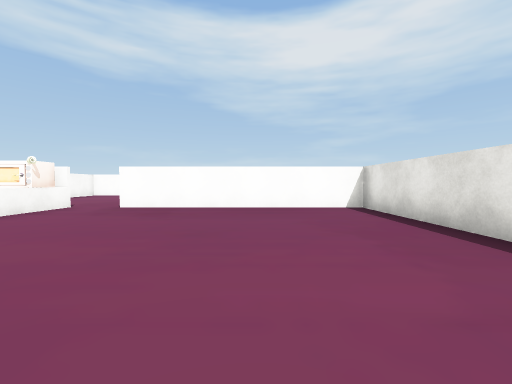
[1] (above)

17 first-person views from a walk through a 3-D level made in the Unity game engine. The camera is 1.2 m above the floor, tilts 2° down and sees 90° across. Doors are open. The floor is counted in squares, 2 m on a side. Each view is taken from the middle of a square. On the plan, view 1 faces up. The plan holds only what a view shows up to about 9 squares ahead; the rest is blank. The place goes on beyond the plan. The player character is not drawn. Some surface patterns are stand-ins.

[2]
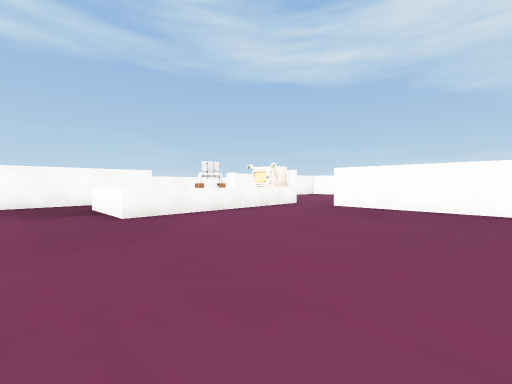

[3]
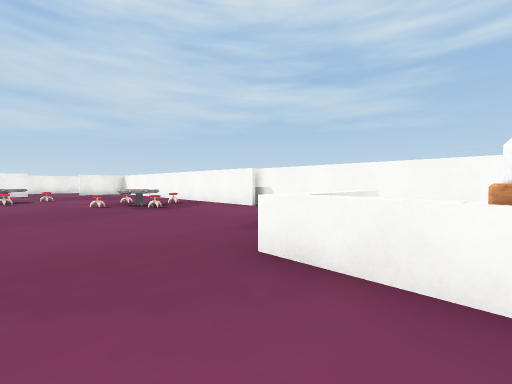

[4]
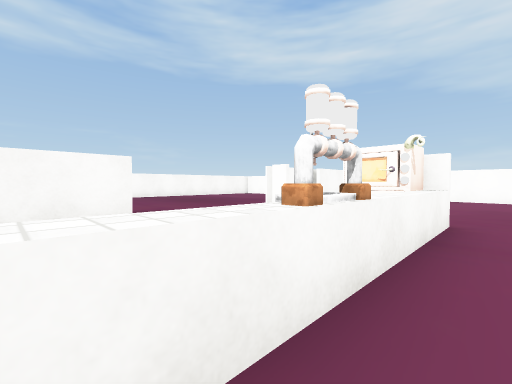

[5]
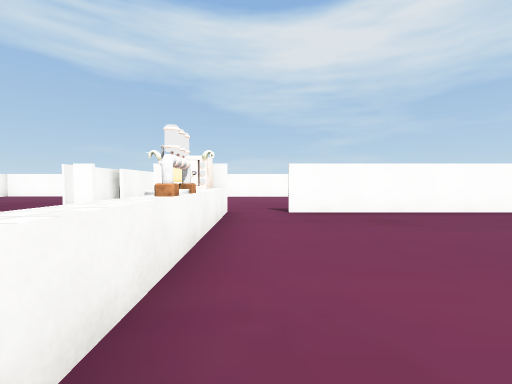

[6]
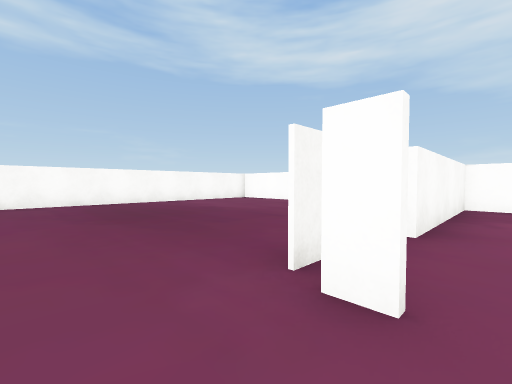

[7]
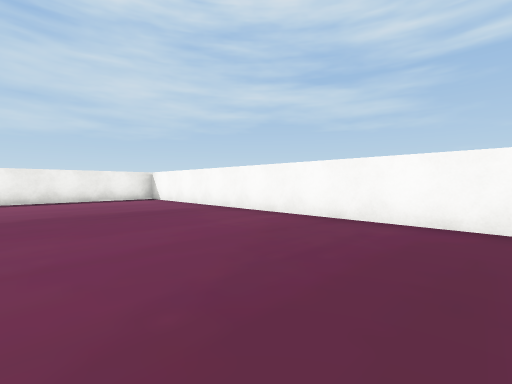

[8]
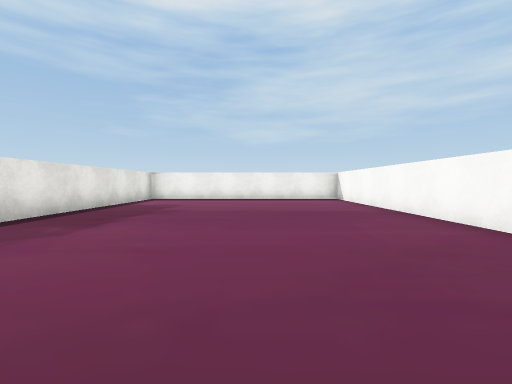

[9]
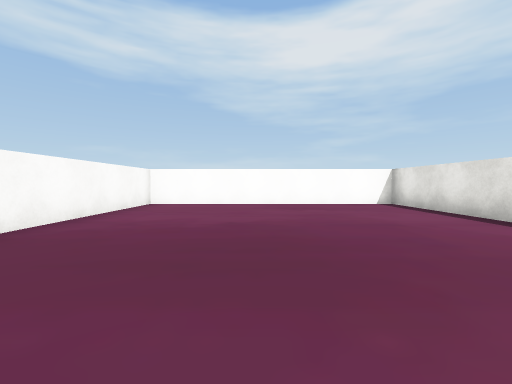

[10]
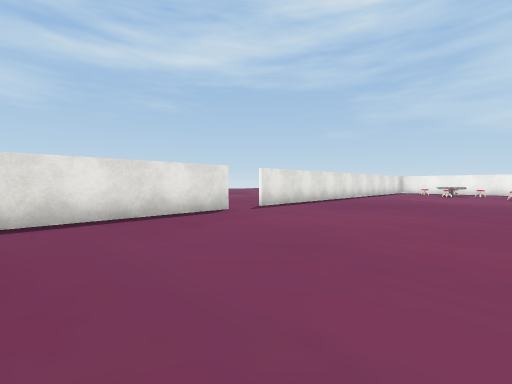

[11]
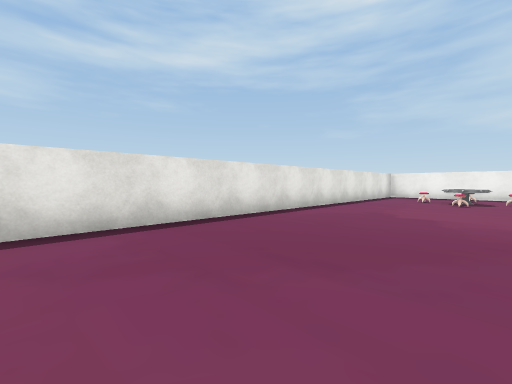

[12]
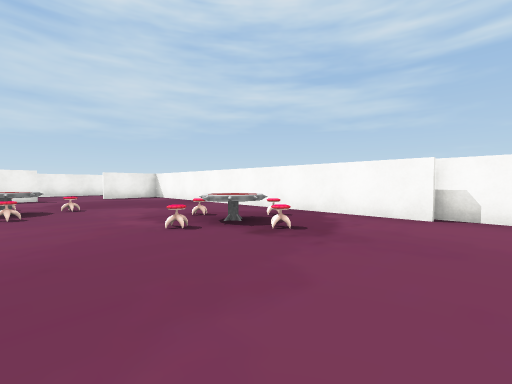

[13]
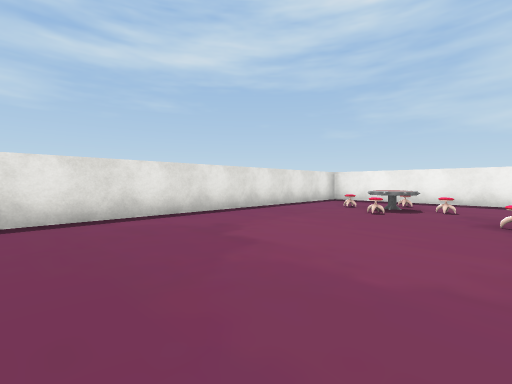

[14]
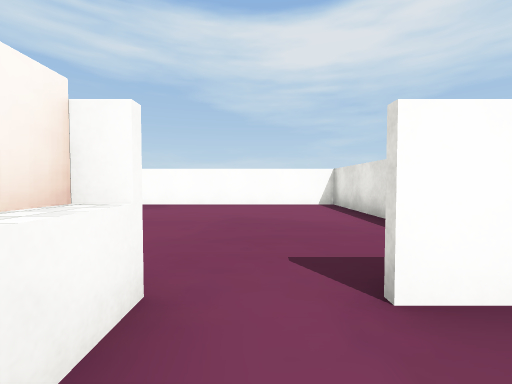

[15]
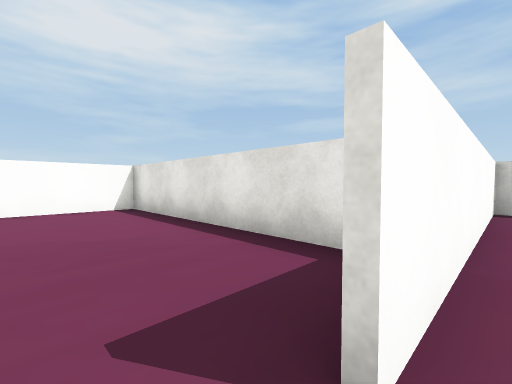

[16]
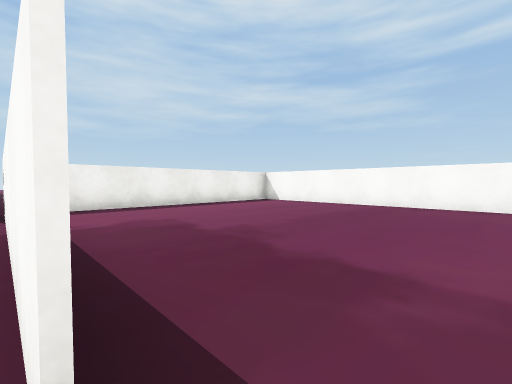

[17]
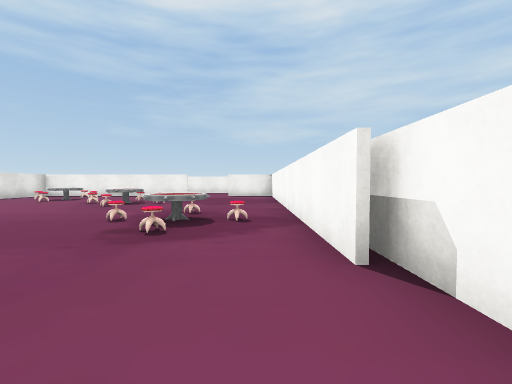

### Floor plan
Points are (right, up) in squares from view 1. A wall is a line through its corners. A room is listed if a view was taken in it or the views show most of it. See-through windows are left out.
Room 1 (views 1, 2, 3, 4, 5, 6, 7, 8, 9, 10, 11, 12, 13, 14, 15, 16, 17)
walls: (-7.7, -1.7) (-7.7, -9); (-8, 3.5) (-8, -2.4); (-8.1, -2) (-8.1, 3.1); (-7.2, 6.2) (-7.7, 6.2); (-1.8, 7) (-1.8, 12.2) (-7.7, 12.2) (-7.7, 8.1); (-8, 8.6) (-8, 6.4); (-8.1, 8.9) (-8.1, 12.4) (-15, 12.4) (-15, -2); (2.6, 1.3) (2.6, 6.2) (-3.4, 6.2); (-14.2, -2.6) (-9, -2.6); (2.6, -9.5) (2.6, 0.1)
low walls: (-6.6, 1.7) (-4.9, 1.7); (-4.6, 2.6) (-4.6, 1.4) (-6.6, 1.4); (-4.6, 5.5) (-4.6, 3.4)
ways out: opening at (3, 1)
objects: chair (-7, -4); other object (-6, -5); table (-6, -4); chair (-6, -3); machine (-6, 6) to (-5, 6); chair (-5, -4); machine (-5, 3); other object (-4, -8); other object (-3, -9); table (-3, -8); chair (-3, -7); other object (-2, -8); other object (-1, -9); table (0, -9); other object (0, -8); other object (1, -9)

Where each view was taken, in squares from view 1:
view 1: 0 up, 0 right, facing up
view 2: 0 up, 0 right, facing up-left
view 3: 3 up, 3 left, facing down-left
view 4: 2 up, 4 left, facing up-left
view 5: 1 up, 4 left, facing up
view 6: 5 up, 7 left, facing up-left
view 7: 7 up, 11 left, facing down-left
view 8: 7 up, 12 left, facing down
view 9: 5 up, 12 left, facing up
view 10: 5 up, 2 left, facing down-right
view 11: 0 up, 1 left, facing down-right
view 12: 1 down, 3 left, facing down-left
view 13: 3 down, 2 left, facing down-right
view 14: 5 up, 4 left, facing up
view 15: 6 up, 4 left, facing up-right
view 16: 4 up, 8 left, facing down-left
view 17: 0 up, 7 left, facing down
